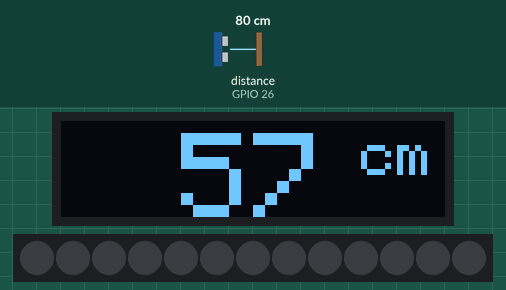
Simulated run of this sketch. Board: ESP32. On the bench: 128×32 one-colour display, 13 RGB LEDs in strip order, left to right. Wiring (inferred from the names in the program): ultrasonic range finder: trigger GPIO 25; echo GPIO 26. The inputs (shaded band) are chosen by the test bench; at power-on: distance to the obstacle (sensor on GPIO 26) 80 cm. The echo pulse lasts 58.3 µs per cm; dim RGB values are drawn brighter than linear; what the sketch prints to the serial monitor is not drawn.

Above: at 0.89 s.
0.9 s: distance to the obstacle (sensor on GPIO 26) set to 2 cm
At 2.8 s:
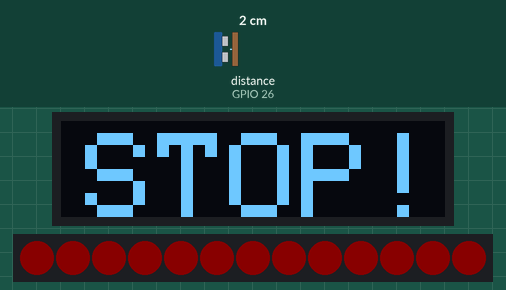
3.2 s: distance to the obstacle (sensor on GPIO 26) set to 250 cm
At 4.9 s:
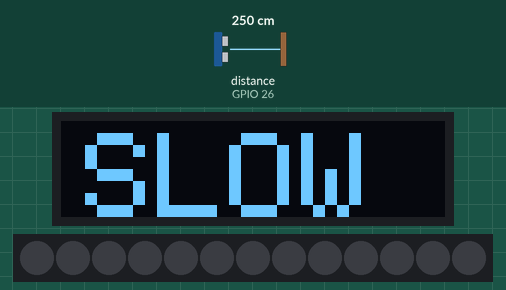
5.6 s: distance to the obstacle (sensor on GPIO 26) set to 18 cm
At 7.3 s:
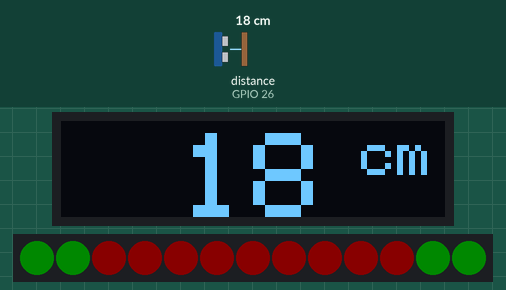
Timing chart, 0 to 8.8 s (numbered marks = the images above; inputs shaded):
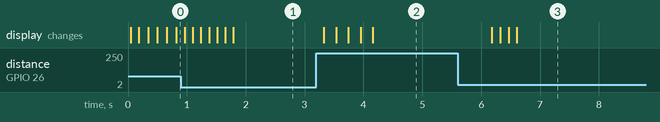

Measured:
- after the input at 3.2 s, the display: first changes after 0.13 s (image 2 shows a later state)
- after the input at 5.6 s, the display: first changes after 0.58 s (image 3 shows a later state)

The sketch:

main.ino
```cpp
#include <Adafruit_NeoPixel.h>
#include <SPI.h>
#include <Wire.h>
#include <Adafruit_GFX.h>
#include <Adafruit_SSD1306.h>

#define OLED_SCREEN_WIDTH    128
#define OLED_SCREEN_HEIGHT   32

#define OLED_RESET           -1
#define OLED_SCREEN_ADDRESS  0x3C

Adafruit_SSD1306 display(OLED_SCREEN_WIDTH, OLED_SCREEN_HEIGHT, &Wire, OLED_RESET);

const int TrigPin = 25; // Trigger Pin of Ultrasonic Sensor
const int EchoPin = 26; // Echo Pin of Ultrasonic Sensor

bool logMessage = false;

char sbuf[10];

const int filter_len = 5;
long filterArray[filter_len] = {0, 0, 0, 0, 0};

const int buffer_len = 7;
int buffer[buffer_len] = {0, 0, 0, 0, 0, 0, 0};
int buffer_p = 0;

#define N_PIXELS  13

const int PixelPin = 12;

Adafruit_NeoPixel strip = Adafruit_NeoPixel(N_PIXELS, PixelPin, NEO_GRB + NEO_KHZ800);

#define FOREVER         for (;;)

#define O   strip.Color(0, 0, 0)
#define R   strip.Color(255, 0, 0)
#define G   strip.Color(0, 255, 0)

uint32_t bars[15][N_PIXELS] = {
  {O, O, O, O, O, O, O, O, O, O, O, O, O}, //  0 - too far
  {G, O, O, O, O, O, O, O, O, O, O, O, G}, //  1
  {G, G, O, O, O, O, O, O, O, O, O, G, G}, //  2
  {G, G, G, O, O, O, O, O, O, O, G, G, G}, //  3
  {G, G, G, G, O, O, O, O, O, G, G, G, G}, //  4
  {G, G, G, G, G, O, O, O, G, G, G, G, G}, //  5
  {G, G, G, G, G, G, O, G, G, G, G, G, G}, //  6
  {G, G, G, G, G, G, G, G, G, G, G, G, G}, //  7
  {G, G, G, G, G, G, R, G, G, G, G, G, G}, //  8
  {G, G, G, G, G, R, R, R, G, G, G, G, G}, //  9
  {G, G, G, G, R, R, R, R, R, G, G, G, G}, // 10
  {G, G, G, R, R, R, R, R, R, R, G, G, G}, // 11
  {G, G, R, R, R, R, R, R, R, R, R, G, G}, // 12
  {G, R, R, R, R, R, R, R, R, R, R, R, G}, // 13
  {R, R, R, R, R, R, R, R, R, R, R, R, R}, // 14 - too close!
};

void setup() {
  Serial.begin(115200); // Starting Serial Terminal
  Serial.println(F("Power on!"));

  if (!display.begin(SSD1306_SWITCHCAPVCC, OLED_SCREEN_ADDRESS)) {
    Serial.println(F("SSD1306 allocation failed! STOP."));
    FOREVER;
  }

  display.clearDisplay();
  display.display();

  strip.begin();
  strip.setBrightness(10);
  strip.show();

  pinMode(TrigPin, OUTPUT);
  digitalWrite(TrigPin, LOW);
  pinMode(EchoPin, INPUT);

  FOREVER {
    long duration, distance;

    duration = get_filtered_duration();
    distance = add_and_get_average(microsecondsToCentimeters(duration));
    show_distance(distance);

    delay(20);
  }
}

// Not used - preparing for deep sleep
void loop() {}

void ultrasound_trigger() {
   digitalWrite(TrigPin, HIGH);
   delayMicroseconds(10);
   digitalWrite(TrigPin, LOW);
}

long get_filtered_duration() {
  // Store multiple measurements
  for (uint8_t i = 0; i < filter_len; i++) {
    ultrasound_trigger();
    filterArray[i] = pulseIn(EchoPin, HIGH);
    delay(20);
  }

  // Sort the measurements in ascending order
  for (uint8_t i = 0; i < filter_len-1; i++) {
    for (uint8_t j = i + 1; j < filter_len; j++) {
      if (filterArray[i] > filterArray[j]) {
        const long temp = filterArray[i];
        filterArray[i] = filterArray[j];
        filterArray[j] = temp;
      }
    }
  }

  // Discard outliers and calculate average
  long sum = 0;
  for (uint8_t i = 1; i < 4; i++) {
    sum += filterArray[i];
  }
  return sum / 3;
}

long microsecondsToCentimeters(long microseconds) {
  return microseconds / 29 / 2;
}

int add_and_get_average(const int cm) {
  buffer[buffer_p++] = cm;
  if (buffer_p >= buffer_len) {
    buffer_p = 0;
  }

  int avg = 0;
  for (uint8_t i = 0; i < buffer_len; i++) {
    avg += buffer[i];
  }
  return avg / buffer_len;
}

void display_setup() {
  display.clearDisplay();

  display.setTextColor(SSD1306_WHITE);
  display.setTextSize(4);
}

void display_slow() {
  display.setCursor(8,4);
  sprintf(sbuf, "%3s", "SLOW");
  display.print(F(sbuf));

  display.display();
}

void display_stop() {
  display.setCursor(8,4);
  display.print(F("STOP!"));

  display.display();
}

void display_distance(const int cm) {
  display.setTextColor(SSD1306_WHITE);
  display.setCursor(16,4);
  sprintf(sbuf, "%3d", cm);
  display.print(F(sbuf));

  display.setTextSize(2);
  display.setCursor(100,4);
  display.print(F("cm"));

  display.display();
}

void draw_bar(uint8_t bar_num) {
  for (uint16_t i = 0; i < N_PIXELS; i++) {
    strip.setPixelColor(i, bars[bar_num][i]);
  }
  strip.show();
}

void display_bar(const int cm) {
  // Calculate the index into the bar table...
  int8_t bar_ptr = (-3 * cm + 175) / 10;
  if (bar_ptr < 0) {
    bar_ptr = 0;
  } else if (bar_ptr > 14) {
    bar_ptr = 14;
  }

  // .. and draw the bar
  draw_bar(bar_ptr);
}

void show_distance(const int cm) {
  static int previous_cm = 0;

  display_setup();
  if (cm > 150) {
    display_slow();
  } else if (cm < 11) {
    display_stop();
  } else {
    display_distance(cm);
  }

  display_bar(cm);

  if (previous_cm != cm) {
    if (cm <= 56) {
      Serial.print(cm);
      Serial.println("cm");
    }
    previous_cm = cm;
  }
}
```
